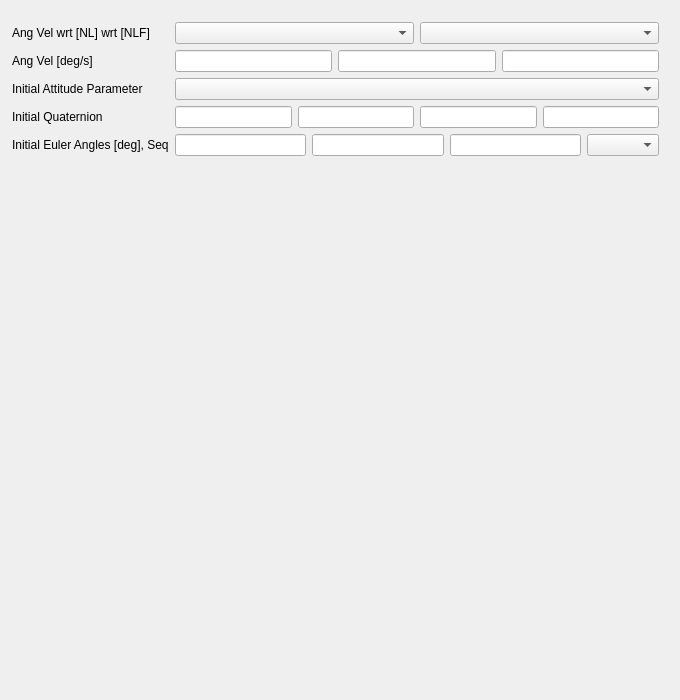
        <widget class="QWidget" name="Attitude">
         <attribute name="title">
          <string>Attitude</string>
         </attribute>
         <widget class="QWidget" name="gridLayoutWidget_13">
          <property name="geometry">
           <rect>
            <x>0</x>
            <y>10</y>
            <width>671</width>
            <height>681</height>
           </rect>
          </property>
          <layout class="QGridLayout" name="gridLayout_15">
           <property name="leftMargin">
            <number>12</number>
           </property>
           <property name="topMargin">
            <number>12</number>
           </property>
           <property name="rightMargin">
            <number>12</number>
           </property>
           <property name="bottomMargin">
            <number>12</number>
           </property>
           <item row="2" column="0">
            <widget class="QLabel" name="label_125">
             <property name="text">
              <string>Initial Attitude Parameter</string>
             </property>
            </widget>
           </item>
           <item row="0" column="1">
            <layout class="QHBoxLayout" name="horizontalLayout_61">
             <item>
              <widget class="QComboBox" name="spc_cur_angvel_frame1"/>
             </item>
             <item>
              <widget class="QComboBox" name="spc_cur_angvel_frame2"/>
             </item>
            </layout>
           </item>
           <item row="3" column="0">
            <widget class="QLabel" name="label_122">
             <property name="text">
              <string>Initial Quaternion</string>
             </property>
            </widget>
           </item>
           <item row="0" column="0">
            <widget class="QLabel" name="label_124">
             <property name="text">
              <string>Ang Vel wrt [NL] wrt [NLF]</string>
             </property>
            </widget>
           </item>
           <item row="2" column="1">
            <widget class="QComboBox" name="spc_cur_att_param"/>
           </item>
           <item row="1" column="1">
            <layout class="QHBoxLayout" name="horizontalLayout_62">
             <item>
              <widget class="QLineEdit" name="spc_cur_angvel_1"/>
             </item>
             <item>
              <widget class="QLineEdit" name="spc_cur_angvel_2"/>
             </item>
             <item>
              <widget class="QLineEdit" name="spc_cur_angvel_3"/>
             </item>
            </layout>
           </item>
           <item row="1" column="0">
            <widget class="QLabel" name="label_118">
             <property name="text">
              <string>Ang Vel [deg/s]</string>
             </property>
            </widget>
           </item>
           <item row="4" column="0">
            <widget class="QLabel" name="label_121">
             <property name="text">
              <string>Initial Euler Angles [deg], Seq</string>
             </property>
            </widget>
           </item>
           <item row="4" column="1">
            <layout class="QHBoxLayout" name="horizontalLayout_58">
             <item>
              <widget class="QLineEdit" name="spc_cur_initeul_1"/>
             </item>
             <item>
              <widget class="QLineEdit" name="spc_cur_initeul_2"/>
             </item>
             <item>
              <widget class="QLineEdit" name="spc_cur_initeul_3"/>
             </item>
             <item>
              <widget class="QComboBox" name="spc_cur_initeul_seq"/>
             </item>
            </layout>
           </item>
           <item row="3" column="1">
            <layout class="QHBoxLayout" name="horizontalLayout_60">
             <item>
              <widget class="QLineEdit" name="spc_cur_q1"/>
             </item>
             <item>
              <widget class="QLineEdit" name="spc_cur_q2"/>
             </item>
             <item>
              <widget class="QLineEdit" name="spc_cur_q3"/>
             </item>
             <item>
              <widget class="QLineEdit" name="spc_cur_q4"/>
             </item>
            </layout>
           </item>
           <item row="5" column="0">
            <spacer name="verticalSpacer_14">
             <property name="orientation">
              <enum>Qt::Vertical</enum>
             </property>
             <property name="sizeHint" stdset="0">
              <size>
               <width>20</width>
               <height>40</height>
              </size>
             </property>
            </spacer>
           </item>
          </layout>
         </widget>
        </widget>
